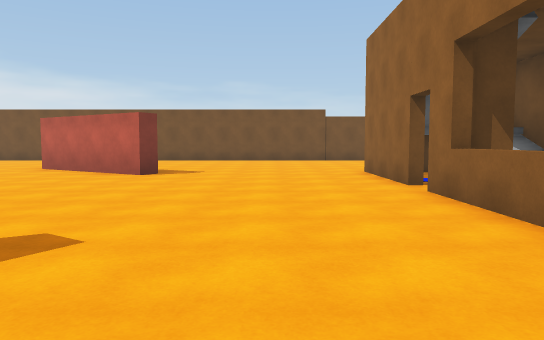
view 1 (above)

23 first-person views from a walk through a 3-D level made in the Unity game engine. The camera is 1.4 m above the floor, tilts 4° down and sees 70° across. The floor is counted in squares, 2 m on a side. Each view is taken from the middle of a square. On the plan, view 1 faces up. The plan holds only what a view shows up to about 11 squares ahead; the rest is blank. The place goes on beyond the plan. The player character is not drawn.

view 2
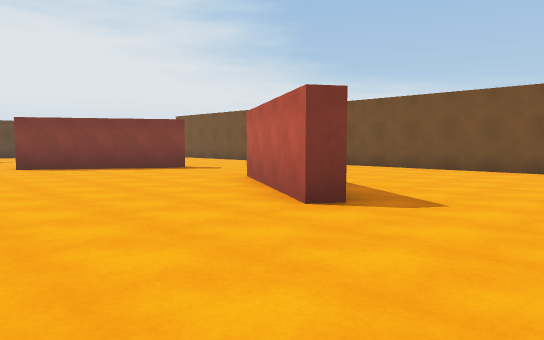

view 3
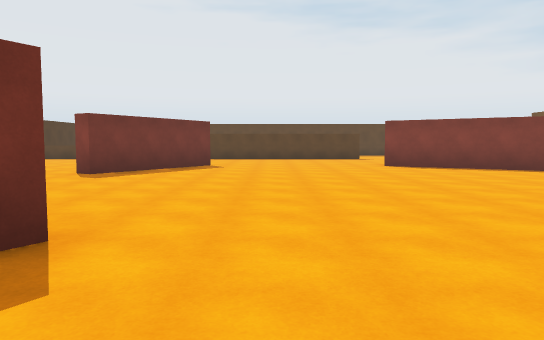

view 4
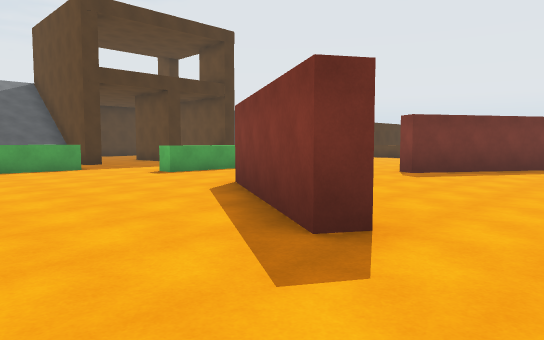

view 5
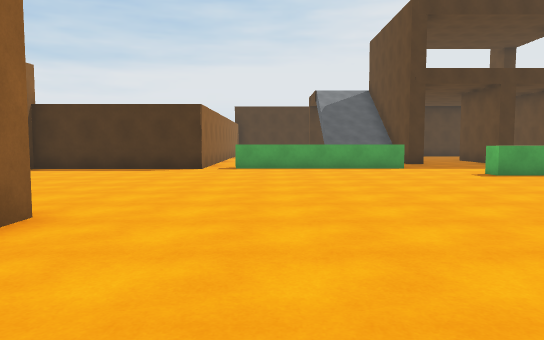

view 6
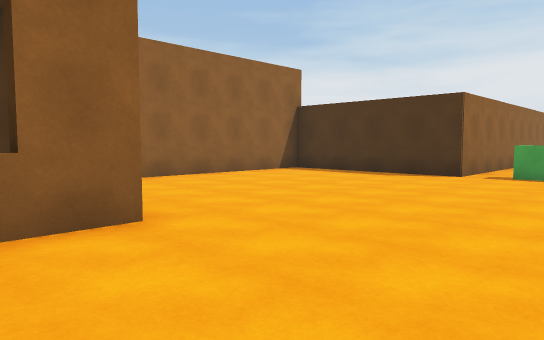

view 7
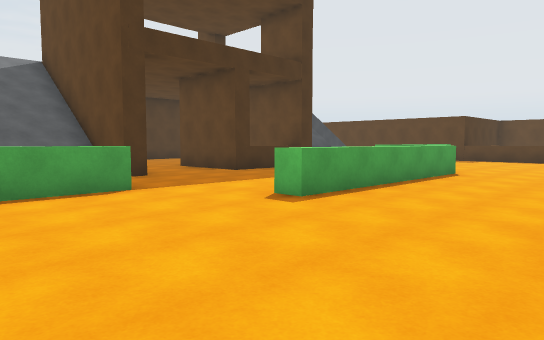

view 8
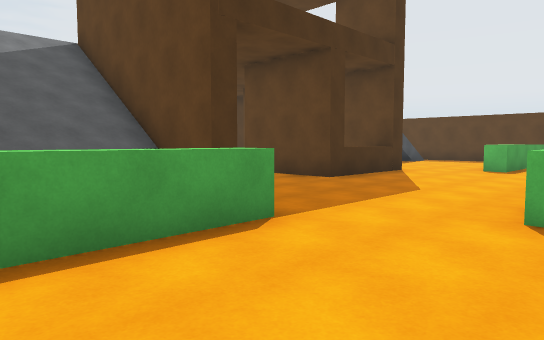

view 9
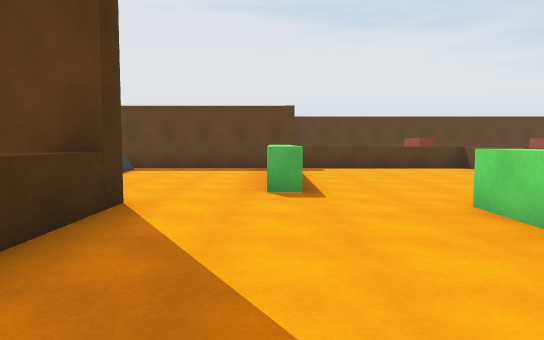

view 10
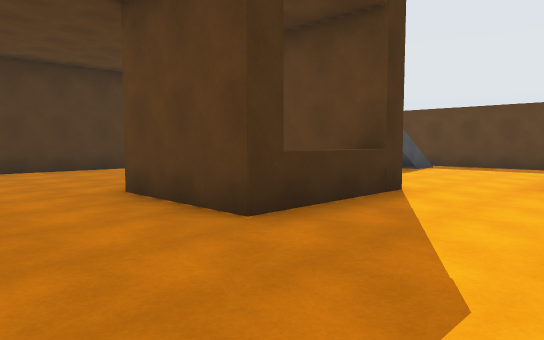

view 11
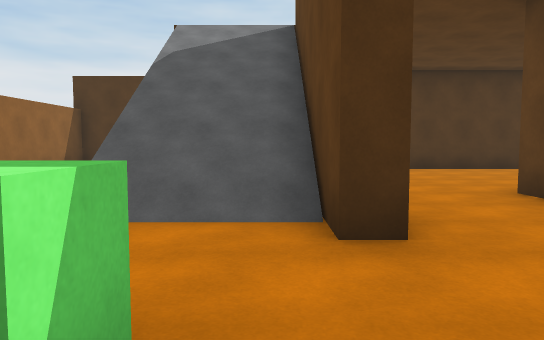

view 12
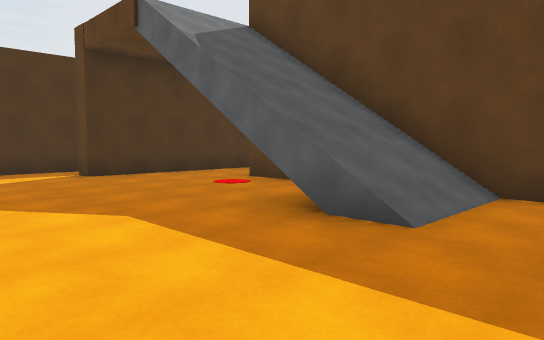

view 13
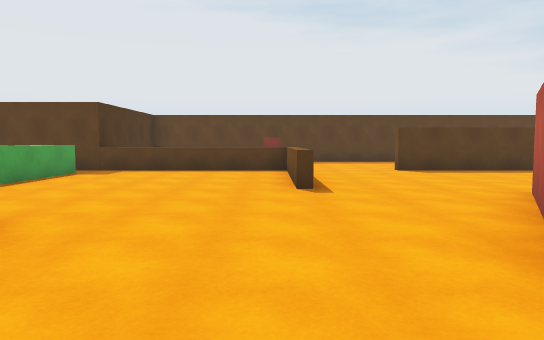

view 14
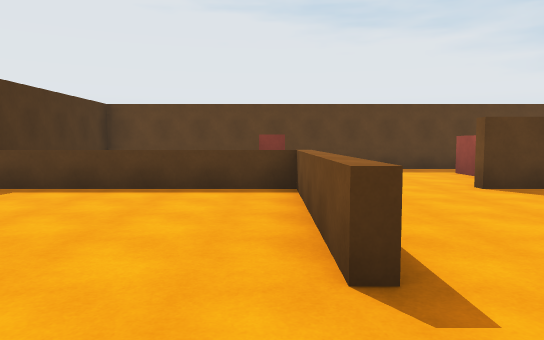

view 15
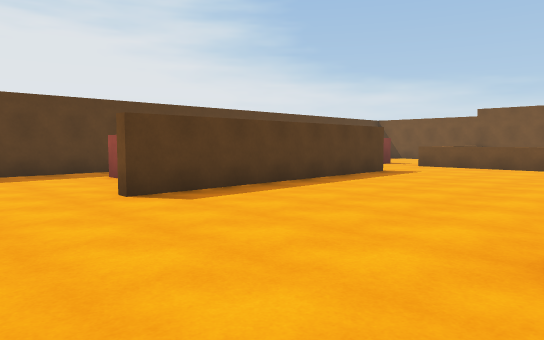

view 16
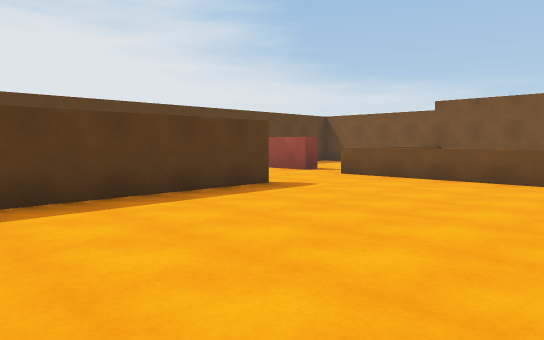

view 17
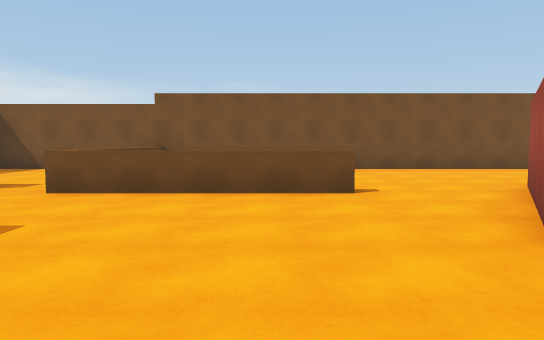

view 18
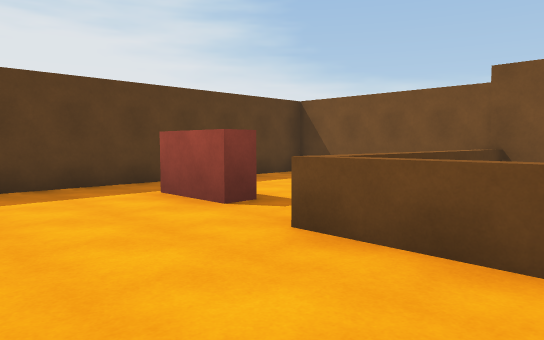

view 19
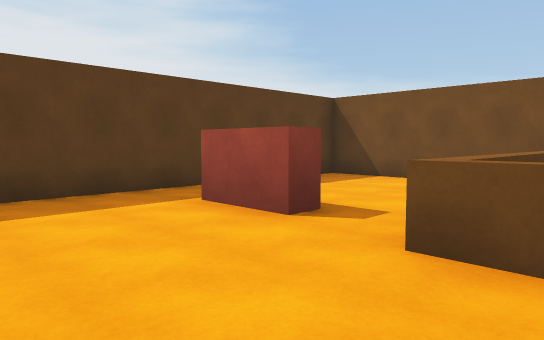

view 20
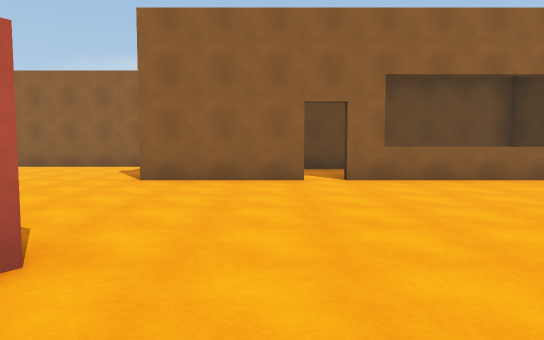

view 21
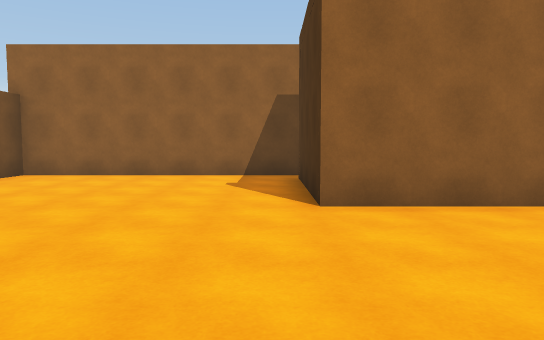

view 22
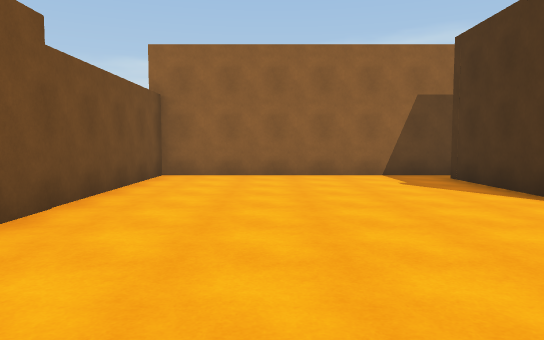

view 23
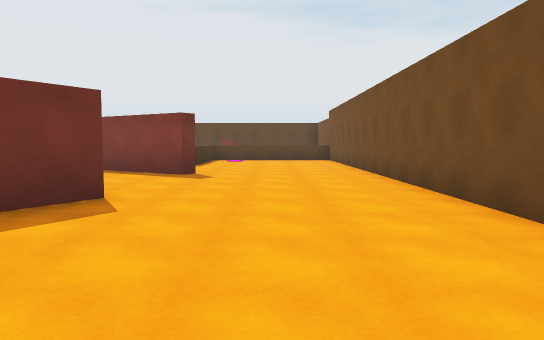

### Floor plan
Key: @ floor where view 1 was taken; # wall or solid block; . floor; / step, stairs or slope; ^ raised ledge; H house.
Columns run from 22 left of view 1 to 7 right of it. Each row starts with its distance up from view 1.
 16 #####################  #######
 15 #... ^    ........... .......#
 14 #... ^    ...................#
 13 #....^    ...................#
 12 #....^    ...................#
 11 #..#.^.  ...#...##...........#
 10 #...........#....##..........#
  9 #..........##.....##.....HHHH
  8    .......##.............H  H
  7      #...................H
  6      #......................H
  5      #...................H..H
  4      #...................H  H
  3 #. # #...................H  H
  2 #....#....##.......#.....H  H
  1 #..........##......#.....HHHH
  0 # ..........##... ##..@....
 -1 #    ..........   #..........
 -2 #    ^.......................#
 -3 #    ^.......................#
 -4 #    ^.......^^^^............#
 -5 #    ^.......................#
 -6 #    ^.......................#
 -7  #####^^^^^........^^^^^######
 -8      #..................#
 -9      #......#^^..#......#
-10      #....  # #..#///...#
-11      #///   # #..#///...#
-12               ...##/...
-13              ....#.....
-14              ....#.....
-15             ........... #
-16            ##########.. #
-17                     ..  #
-18                     ##

Positions as (right, up) in squares from view 1, and headings:
1: (0, 0), facing up
2: (0, 5), facing up-left
3: (0, 4), facing left
4: (0, 4), facing down-left
5: (0, 4), facing down
6: (-1, 2), facing down-right
7: (-1, -1), facing down-left
8: (-1, -4), facing down-left
9: (-6, -7), facing left
10: (-5, -6), facing down-left
11: (-4, -6), facing down
12: (1, -8), facing down-left
13: (-7, -2), facing left
14: (-11, -2), facing left
15: (-12, -1), facing up-left
16: (-12, 3), facing up-left
17: (-14, 5), facing up
18: (-15, 8), facing up-left
19: (-16, 8), facing up-left
20: (-5, 7), facing right
21: (-2, 10), facing right
22: (-2, 13), facing right
23: (-1, 13), facing left
